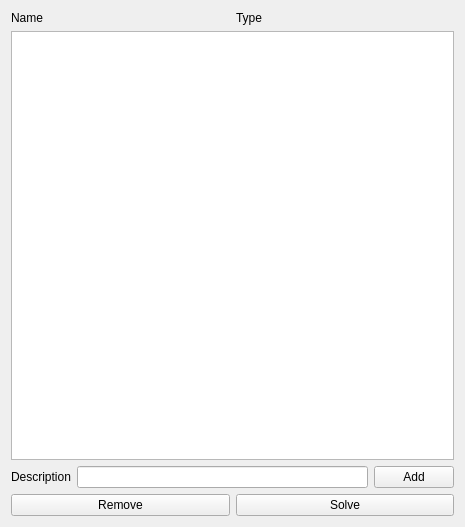
<?xml version="1.0" encoding="UTF-8"?>
<ui version="4.0">
 <class>UserWindow</class>
 <widget class="QWidget" name="UserWindow">
  <property name="geometry">
   <rect>
    <x>0</x>
    <y>0</y>
    <width>465</width>
    <height>527</height>
   </rect>
  </property>
  <property name="windowTitle">
   <string>UserWindow</string>
  </property>
  <layout class="QHBoxLayout" name="horizontalLayout_4">
   <item>
    <layout class="QVBoxLayout" name="verticalLayout">
     <item>
      <layout class="QHBoxLayout" name="horizontalLayout_3">
       <item>
        <widget class="QLabel" name="labelName">
         <property name="text">
          <string>Name</string>
         </property>
        </widget>
       </item>
       <item>
        <widget class="QLabel" name="labelType">
         <property name="text">
          <string>Type</string>
         </property>
        </widget>
       </item>
      </layout>
     </item>
     <item>
      <widget class="QListWidget" name="listWidgetIssues"/>
     </item>
     <item>
      <layout class="QHBoxLayout" name="horizontalLayout">
       <item>
        <widget class="QLabel" name="labelDescription">
         <property name="text">
          <string>Description</string>
         </property>
        </widget>
       </item>
       <item>
        <widget class="QLineEdit" name="lineEditDescription"/>
       </item>
       <item>
        <widget class="QPushButton" name="pushButtonAdd">
         <property name="text">
          <string>Add</string>
         </property>
        </widget>
       </item>
      </layout>
     </item>
     <item>
      <layout class="QHBoxLayout" name="horizontalLayout_2">
       <item>
        <widget class="QPushButton" name="pushButtonRemove">
         <property name="text">
          <string>Remove</string>
         </property>
        </widget>
       </item>
       <item>
        <widget class="QPushButton" name="pushButtonSolve">
         <property name="text">
          <string>Solve</string>
         </property>
        </widget>
       </item>
      </layout>
     </item>
    </layout>
   </item>
  </layout>
 </widget>
 <layoutdefault spacing="6" margin="11"/>
 <resources/>
 <connections/>
</ui>
